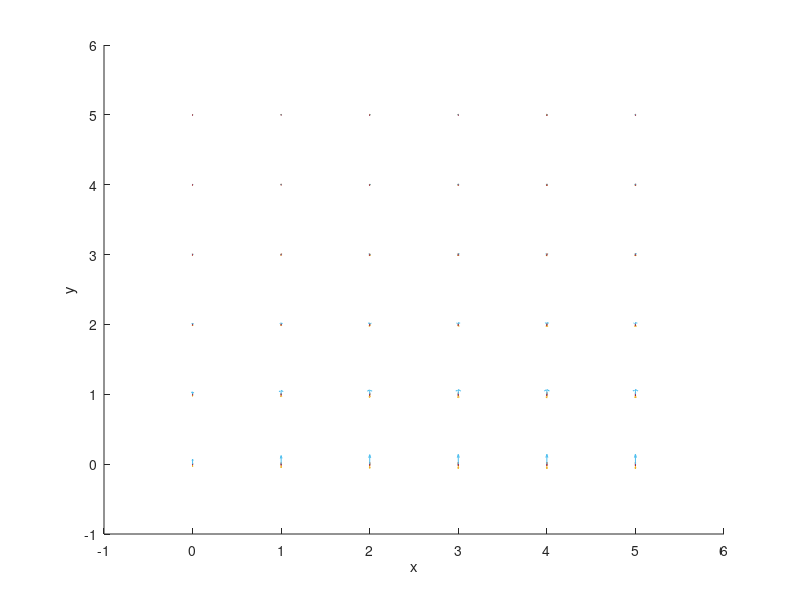

MATLAB code for this plot:
clc;
clear;

% Declare variables
height = 10;
width = 10;
length = 10;
n = 100;
I = 5;
ym = 0;
%Point in space under analysis
for xo = 0:5
    for yo = 0:5
        for zo = 0:3:20
            P = [xo,yo,zo]; 
            % Segment 1
            % Rcubed = @(x) (sqrt((P(1)-x)^2 + (P(2)-ym)^2 + (P(3)-height)^2)^3);
            dl = [1,0,0];
            %Arx = @(x) P(1)-x;
            %Ary = P(2)-ym; 
            %Arz = P(3)-height;
            xProdx = @(x) (I*dl(2)*(P(3)-height)-dl(3)*(P(2)-ym))./(4*pi*sqrt((P(1)-x).^2 + (P(2)-ym).^2 + (P(3)-height).^2).^3);
            xPrody = @(x) (I*dl(3)*(P(1)-x)-dl(1)*(P(3)-height))./(4*pi*sqrt((P(1)-x).^2 + (P(2)-ym).^2 + (P(3)-height).^2).^3);
            xProdz = @(x) (I*dl(1)*(P(2)-ym)-dl(2)*(P(1)-x))./(4*pi*sqrt((P(1)-x).^2 + (P(2)-ym).^2 + (P(3)-height).^2).^3);
            H1(1) = integral(xProdx,0,length);
            H1(2) = integral(xPrody,0,length);
            H1(3) = integral(xProdz,0,length);
            hold on
            xlabel('x');
            ylabel('y');
            zlabel('z');
            quiver3(xo,yo,zo,H1(1),H1(2),H1(3))
        end 
    end
end


% R = @(x,y,z) sqrt((P(1)-x)^2 + (P(2)-y)^2 + (P(3)-z)^2);
% Ar = @(x,y,z) [P(1)-x , P(2)-y , P(3)-z]


            %xProdx = [dl(2)*Arz-dl(3)*Ary;
            %xPrody = @(x) dl(3)*Arx-dl(1)*Arz;
            %xProdz = @(x) dl(1)*Ary-dl(2)*Arx;
            
            
            
            %Rcubed = @(x) sqrt((P(1)-x)^2 + (P(2)-ym)^2 + (P(3)-height)^2)^3;
            %dl = [1,0,0];
            %Arx = @(x) P(1)-x;
            %Ary = P(2)-ym; 
            %Arz = P(3)-height;
            %xProdx = @(x) dl(2)*Arz-dl(3)*Ary;
            %xPrody = @(x) dl(3)*Arx-dl(1)*Arz;
            %xProdz = @(x) dl(1)*Ary-dl(2)*Arx;
            %H1x = integral(xPrody,0,length)